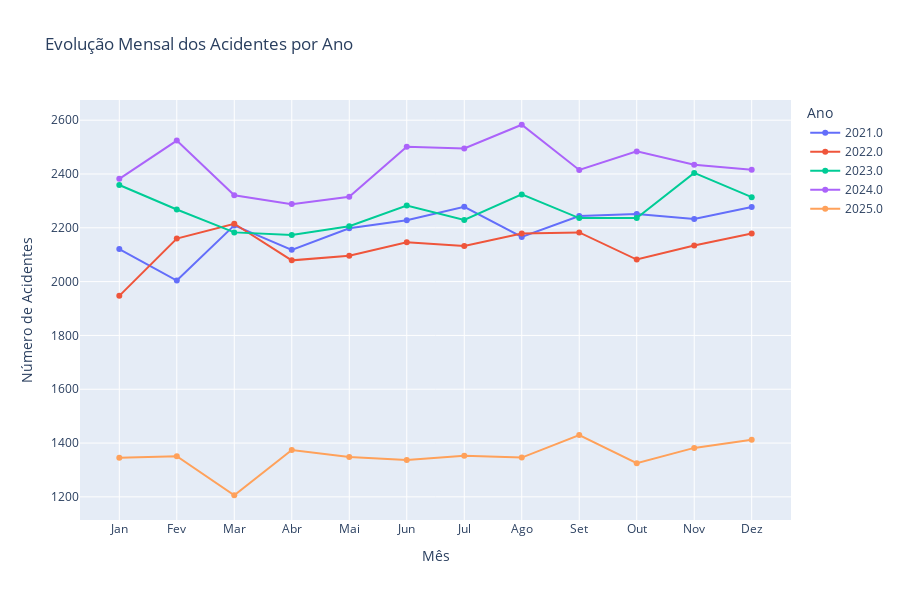

Notebook source saved alongside this figure:
### Code cell
# Análise mensal dos acidentes
df_clean['mes'] = df_clean['data_inversa'].dt.month
df_clean['nome_mes'] = df_clean['data_inversa'].dt.strftime('%B')

# Gráfico dos acidentes por mês e por ano
acidentes_mes_ano = df_clean.groupby(['ano', 'mes']).size().reset_index(name='acidentes')

fig = px.line(acidentes_mes_ano, x='mes', y='acidentes', color='ano',
              title='Evolução Mensal dos Acidentes por Ano',
              labels={'mes': 'Mês', 'acidentes': 'Número de Acidentes', 'ano': 'Ano'},
              markers=True)

fig.update_layout(height=600, xaxis=dict(tickmode='array', tickvals=list(range(1,13)),
                                        ticktext=['Jan', 'Fev', 'Mar', 'Abr', 'Mai', 'Jun',
                                                 'Jul', 'Ago', 'Set', 'Out', 'Nov', 'Dez']))
fig.show()

# Heatmap dos acidentes por mês e ano
heatmap_data = acidentes_mes_ano.pivot(index='ano', columns='mes', values='acidentes')

plt.figure(figsize=(14, 6))
sns.heatmap(heatmap_data, annot=True, fmt='d', cmap='YlOrRd', cbar_kws={'label': 'Número de Acidentes'})
plt.title('Heatmap: Acidentes por Mês e Ano', fontsize=14, fontweight='bold')
plt.xlabel('Mês')
plt.ylabel('Ano')
plt.xticks(range(12), ['Jan', 'Fev', 'Mar', 'Abr', 'Mai', 'Jun',
                      'Jul', 'Ago', 'Set', 'Out', 'Nov', 'Dez'])
plt.tight_layout()
plt.show()

print("📊 Análise mensal concluída")
print(f"📅 Meses com mais acidentes (média): {acidentes_mes_ano.groupby('mes')['acidentes'].mean().nlargest(3).index.tolist()}")

### Figure 1 — Plotly figure (JSON) as saved in the notebook; plotly's stock layout.template omitted (floating-point values rounded to 4 significant figures)
{"data": [{"hovertemplate": "Ano=2021.0<br>Mês=%{x}<br>Número de Acidentes=%{y}<extra></extra>", "legendgroup": "2021.0", "line": {"color": "#636efa", "dash": "solid"}, "marker": {"symbol": "circle"}, "mode": "lines+markers", "name": "2021.0", "orientation": "v", "showlegend": true, "type": "scatter", "x": [1.0, 2.0, 3.0, 4.0, 5.0, 6.0, 7.0, 8.0, 9.0, 10.0, 11.0, 12.0], "xaxis": "x", "y": [2121, 2004, 2209, 2118, 2198, 2228, 2278, 2166, 2244, 2251, 2233, 2277], "yaxis": "y"}, {"hovertemplate": "Ano=2022.0<br>Mês=%{x}<br>Número de Acidentes=%{y}<extra></extra>", "legendgroup": "2022.0", "line": {"color": "#EF553B", "dash": "solid"}, "marker": {"symbol": "circle"}, "mode": "lines+markers", "name": "2022.0", "orientation": "v", "showlegend": true, "type": "scatter", "x": [1.0, 2.0, 3.0, 4.0, 5.0, 6.0, 7.0, 8.0, 9.0, 10.0, 11.0, 12.0], "xaxis": "x", "y": [1947, 2160, 2215, 2079, 2096, 2146, 2132, 2179, 2183, 2082, 2134, 2179], "yaxis": "y"}, {"hovertemplate": "Ano=2023.0<br>Mês=%{x}<br>Número de Acidentes=%{y}<extra></extra>", "legendgroup": "2023.0", "line": {"color": "#00cc96", "dash": "solid"}, "marker": {"symbol": "circle"}, "mode": "lines+markers", "name": "2023.0", "orientation": "v", "showlegend": true, "type": "scatter", "x": [1.0, 2.0, 3.0, 4.0, 5.0, 6.0, 7.0, 8.0, 9.0, 10.0, 11.0, 12.0], "xaxis": "x", "y": [2359, 2268, 2183, 2173, 2206, 2283, 2229, 2324, 2236, 2236, 2404, 2314], "yaxis": "y"}, {"hovertemplate": "Ano=2024.0<br>Mês=%{x}<br>Número de Acidentes=%{y}<extra></extra>", "legendgroup": "2024.0", "line": {"color": "#ab63fa", "dash": "solid"}, "marker": {"symbol": "circle"}, "mode": "lines+markers", "name": "2024.0", "orientation": "v", "showlegend": true, "type": "scatter", "x": [1.0, 2.0, 3.0, 4.0, 5.0, 6.0, 7.0, 8.0, 9.0, 10.0, 11.0, 12.0], "xaxis": "x", "y": [2382, 2524, 2321, 2288, 2315, 2501, 2495, 2583, 2415, 2484, 2434, 2416], "yaxis": "y"}, {"hovertemplate": "Ano=2025.0<br>Mês=%{x}<br>Número de Acidentes=%{y}<extra></extra>", "legendgroup": "2025.0", "line": {"color": "#FFA15A", "dash": "solid"}, "marker": {"symbol": "circle"}, "mode": "lines+markers", "name": "2025.0", "orientation": "v", "showlegend": true, "type": "scatter", "x": [1.0, 2.0, 3.0, 4.0, 5.0, 6.0, 7.0, 8.0, 9.0, 10.0, 11.0, 12.0], "xaxis": "x", "y": [1345, 1351, 1206, 1374, 1348, 1337, 1353, 1346, 1430, 1325, 1382, 1412], "yaxis": "y"}], "layout": {"height": 600, "legend": {"title": {"text": "Ano"}, "tracegroupgap": 0}, "title": {"text": "Evolução Mensal dos Acidentes por Ano"}, "xaxis": {"anchor": "y", "domain": [0, 1], "tickmode": "array", "ticktext": ["Jan", "Fev", "Mar", "Abr", "Mai", "Jun", "Jul", "Ago", "Set", "Out", "Nov", "Dez"], "tickvals": [1, 2, 3, 4, 5, 6, 7, 8, 9, 10, 11, 12], "title": {"text": "Mês"}}, "yaxis": {"anchor": "x", "domain": [0, 1], "title": {"text": "Número de Acidentes"}}}}
